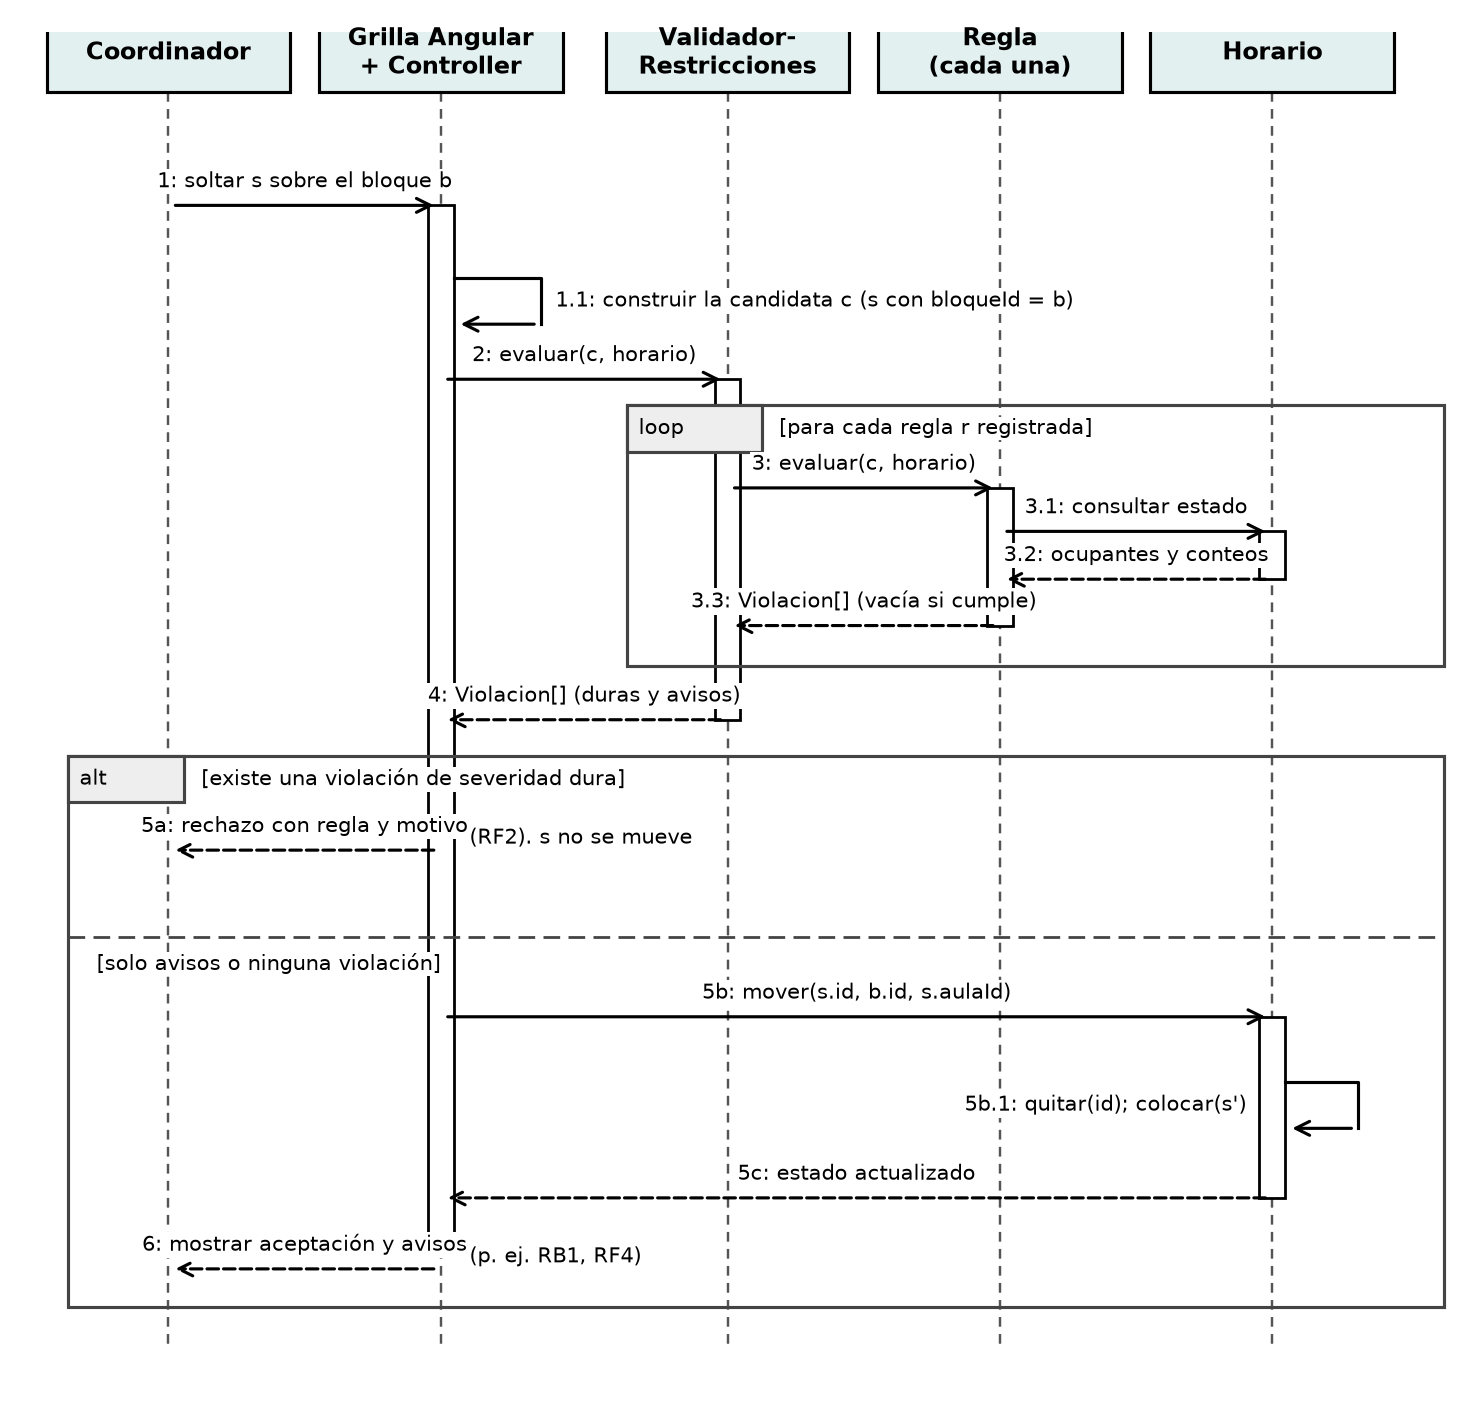

Write the Python code that produced this figure.
import matplotlib
matplotlib.use("Agg")
import matplotlib.pyplot as plt
from matplotlib.patches import Rectangle
plt.rcParams["font.family"] = "DejaVu Sans"
fig, ax = plt.subplots(figsize=(7.4, 7.0), dpi=250)
ax.set_xlim(0, 100); ax.set_ylim(2, 95); ax.axis("off")
xc, xg, xv, xr, xh = 10, 29, 49, 68, 87
act = [("Coordinador", xc), ("Grilla Angular\n+ Controller", xg), ("Validador-\nRestricciones", xv), ("Regla\n(cada una)", xr), ("Horario", xh)]
top = 92
for name, x in act:
    ax.add_patch(Rectangle((x-8.5, top-1.2), 17, 5.4, fc="#e3f0f0", ec="k", lw=0.9, zorder=3))
    ax.text(x, top+1.5, name, ha="center", va="center", fontsize=6.8, weight="bold", zorder=4)
    ax.plot([x, x], [top-1.2, 4], ls=(0, (4, 3)), lw=0.7, color="#555", zorder=1)
def bar(x, y1, y2): ax.add_patch(Rectangle((x-0.9, y2), 1.8, y1-y2, fc="white", ec="k", lw=0.8, zorder=2))
def msg(x1, x2, y, t, ret=False, pad=0.9):
    ax.annotate("", xy=(x2, y), xytext=(x1, y), arrowprops=dict(arrowstyle="->", lw=0.9, ls="--" if ret else "-", color="k"), zorder=3)
    ax.text((x1+x2)/2, y+pad, t, ha="center", va="bottom", fontsize=6.1, bbox=dict(fc="white", ec="none", pad=0.6), zorder=5)
def selfcall(x, y, t):
    ax.plot([x+0.9, x+7, x+7], [y, y, y-3.2], lw=0.9, color="k", zorder=3)
    ax.annotate("", xy=(x+0.9, y-3.2), xytext=(x+7, y-3.2), arrowprops=dict(arrowstyle="->", lw=0.9, color="k"), zorder=3)
    ax.text(x+8, y-1.6, t, ha="left", va="center", fontsize=6.1, bbox=dict(fc="white", ec="none", pad=0.6), zorder=5)
def frame(x1, x2, y1, y2, tag, cond):
    ax.add_patch(Rectangle((x1, y2), x2-x1, y1-y2, fill=False, ec="#444", lw=0.9, zorder=2))
    w = 4.2 + 1.3*len(tag)
    ax.add_patch(Rectangle((x1, y1-3.2), w, 3.2, fc="#eee", ec="#444", lw=0.9, zorder=4)); ax.text(x1+0.8, y1-1.6, tag, fontsize=6, va="center", zorder=5)
    ax.text(x1+w+1.2, y1-1.6, cond, fontsize=6, va="center", zorder=5, bbox=dict(fc="white", ec="none", pad=0.4))

bar(xg, 83, 11)
msg(xc, xg, 83, "1: soltar s sobre el bloque b")
selfcall(xg, 78, "1.1: construir la candidata c (s con bloqueId = b)")
bar(xv, 71, 47.5)
msg(xg, xv, 71, "2: evaluar(c, horario)")
frame(42, 99, 69.2, 51.2, "loop", "[para cada regla r registrada]")
bar(xr, 63.5, 54)
msg(xv, xr, 63.5, "3: evaluar(c, horario)")
bar(xh, 60.5, 57.2)
msg(xr, xh, 60.5, "3.1: consultar estado")
msg(xh, xr, 57.2, "3.2: ocupantes y conteos", ret=True)
msg(xr, xv, 54, "3.3: Violacion[] (vacía si cumple)", ret=True)
msg(xv, xg, 47.5, "4: Violacion[] (duras y avisos)", ret=True)
frame(3, 99, 45, 7, "alt", "[existe una violación de severidad dura]")
msg(xg, xc, 38.5, "5a: rechazo con regla y motivo", ret=True)
ax.text(xg+2, 38.6, "(RF2). s no se mueve", fontsize=6.1, va="bottom", zorder=5)
ax.plot([3, 99], [32.5, 32.5], ls=(0, (6, 3)), lw=0.8, color="#444", zorder=2)
ax.text(5, 31.4, "[solo avisos o ninguna violación]", fontsize=6, va="top", zorder=5, bbox=dict(fc="white", ec="none", pad=0.4))
bar(xh, 27, 14.5)
msg(xg, xh, 27, "5b: mover(s.id, b.id, s.aulaId)")
ax.plot([xh+0.9, xh+6, xh+6], [22.5, 22.5, 19.3], lw=0.9, color="k", zorder=3)
ax.annotate("", xy=(xh+0.9, 19.3), xytext=(xh+6, 19.3), arrowprops=dict(arrowstyle="->", lw=0.9, color="k"), zorder=3)
ax.text(xh-1.8, 20.9, "5b.1: quitar(id); colocar(s')", ha="right", va="center", fontsize=6.1, bbox=dict(fc="white", ec="none", pad=0.6), zorder=5)
msg(xh, xg, 14.5, "5c: estado actualizado", ret=True)
msg(xg, xc, 9.6, "6: mostrar aceptación y avisos", ret=True)
ax.text(xg+2, 9.7, "(p. ej. RB1, RF4)", fontsize=6.1, va="bottom", zorder=5)
fig.savefig("evidencia/diagrama_secuencia.png", bbox_inches="tight", facecolor="white")
